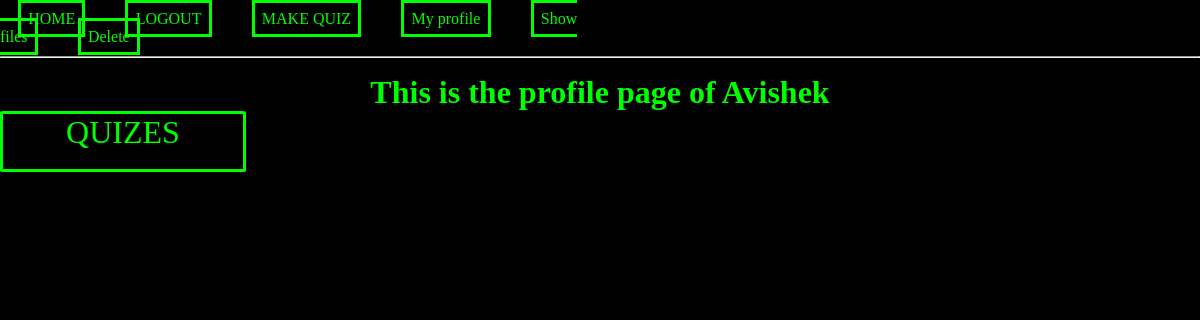
/profile/my_profile (signed in), run on an earlier commit of the app's database.
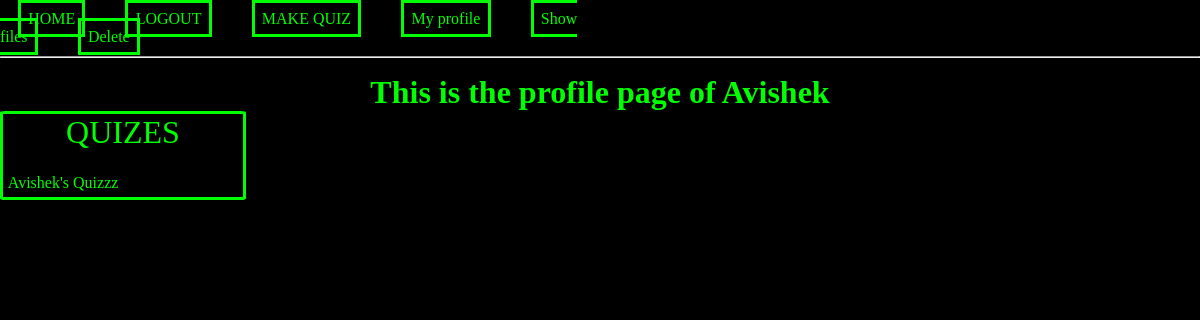
And on a later commit of the database.
### website/models.py (models this page shows)
class Quiz(db.Model):
    __tablename__ = 'quizzes'
    quiz_id = db.Column(db.Integer, primary_key=True)
    user_id = db.Column(db.Integer, db.ForeignKey('users.id'))
    quiz_title = db.Column(db.String)
    quiz_description = db.Column(db.String)
    user = db.relationship("User")

### website/views.py (the view)
@views.route('/profile/my_profile')
@login_required
def show_user_profile():
    quiz_query = Quiz.query.filter(Quiz.user_id == current_user.id).all()
    return render_template('profile.html', user = current_user, quizes = quiz_query)

### website/__init__.py (called while the page is built)
def create_app():
    app = Flask(__name__)
    app.config['SECRET_KEY'] = 'delta_<3'
    app.config['SQLALCHEMY_DATABASE_URI'] = f'sqlite:///{DB_NAME}'
    db.init_app(app)
    from .views import views
    from .auth import auth
    app.register_blueprint(views, url_prefix = '/')
    app.register_blueprint(auth, url_prefix = '/')
    from .models import User
    with app.app_context():
        db.create_all()
    login_manager = LoginManager()
    login_manager.login_view = 'auth.login'
    login_manager.init_app(app)
    @login_manager.user_loader
    def load_user(id):
        return User.query.get(int(id))
    return app

### website/templates/profile.html (shortened to what this page needs)
{%extends "base.html"%}
{%block head%}
<link rel="stylesheet" href= "{{ url_for('static',filename='styles/profile.css') }}">
{%endblock%}
{%block content%}
{%if user.first_name%}
    <h1 align="center">This is the profile page of {{user.first_name}}</h1>
{%else%}
 <h1>  This is the profile page of {{user}} </h1>
 {%endif%}
<div class="quiz_container">
    <span class="container_title">QUIZES</span>
    <br>
    <div class="profile_quizes">
        {%for x in quizes%}
                <a class="links" href="/quiz_taker/{{x.quiz_id}}">{{x.quiz_title}}</a>
        {%endfor%}
    </div>
</div>
{%endblock%}

What changed in the data, as far as the page shows it:
added Quiz: quiz_title "Avishek's Quizzz"
